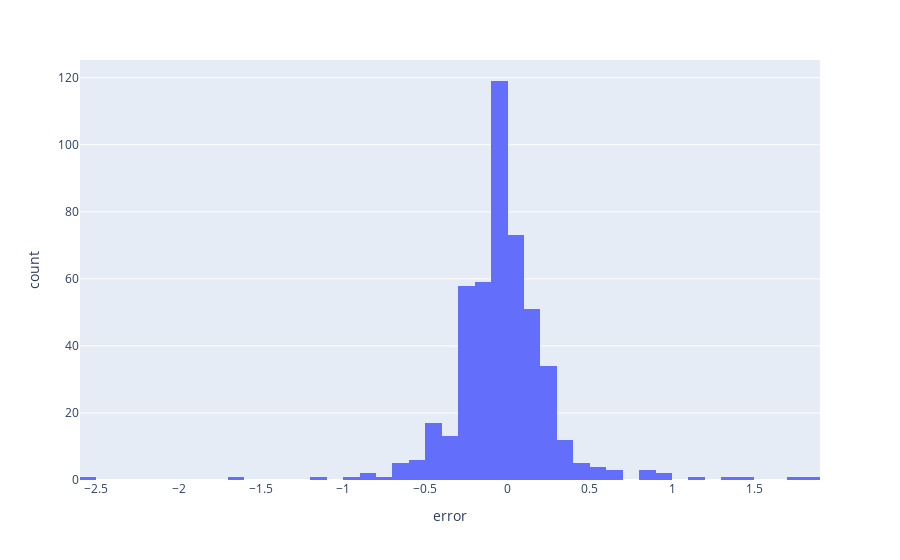

The notebook cell this image was saved under:
### Markdown cell above
Tirar o titulo do grafico 

deixar tudo em portugues 

y = ROC
Legenda a linha azul e vermelha - real vs predito

Chamar index de days

### Code cell
show_distribution_error()

### Figure 1 — Plotly figure (JSON) as saved in the notebook; plotly's stock layout.template omitted (floating-point values rounded to 4 significant figures; data arrays with more than 128 entries replaced by an {"elided": "..."} marker saying what was removed)
{"data": [{"alignmentgroup": "True", "bingroup": "x", "hovertemplate": "error=%{x}<br>count=%{y}<extra></extra>", "legendgroup": "", "marker": {"color": "#636efa", "pattern": {"shape": ""}}, "name": "", "offsetgroup": "", "orientation": "v", "showlegend": false, "type": "histogram", "x": {"elided": "476 float values"}, "xaxis": "x", "yaxis": "y"}], "layout": {"barmode": "relative", "legend": {"tracegroupgap": 0}, "margin": {"t": 60}, "xaxis": {"anchor": "y", "domain": [0, 1], "title": {"text": "error"}}, "yaxis": {"anchor": "x", "domain": [0, 1], "title": {"text": "count"}}}}
